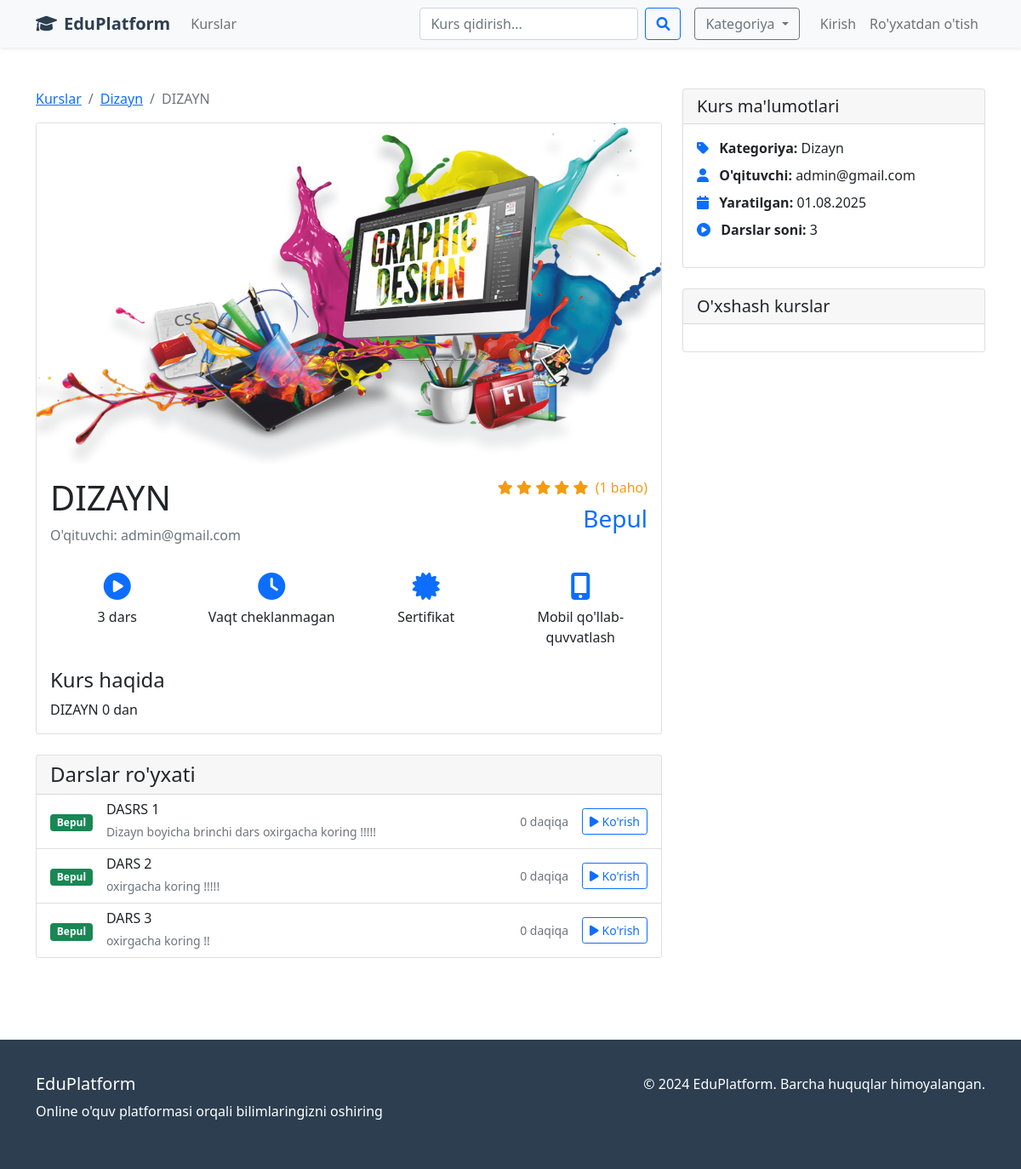
Screenshot of /course/9/ with the database file from the repository.
### courses/models.py (models this page shows, shortened)
class Course(models.Model):
    title = models.CharField(max_length=200, verbose_name="Kurs nomi")
    slug = models.SlugField(max_length=200, unique=True, blank=True, verbose_name="Slug")
    description = models.TextField(verbose_name="Kurs tavsifi")
    category = models.ForeignKey(Category, on_delete=models.CASCADE, verbose_name="Kategoriya")
    instructor = models.ForeignKey(User, on_delete=models.CASCADE, verbose_name="O'qituvchi")
    price = models.DecimalField(max_digits=10, decimal_places=2, verbose_name="Narxi")
    image = models.ImageField(upload_to='course_images/', blank=True, null=True, verbose_name="Rasm")
    created_at = models.DateTimeField(auto_now_add=True)
    updated_at = models.DateTimeField(auto_now=True)
    is_active = models.BooleanField(default=True, verbose_name="Faol")
    class Meta:
        verbose_name = "Kurs"
        verbose_name_plural = "Kurslar"
    @property
    def average_rating(self):
        ratings = self.rating_set.all()
        if ratings:
            return sum(r.rating for r in ratings) / len(ratings)
        return 0
    @property
    def total_lessons(self):
        return self.lesson_set.count()

class Category(models.Model):
    name = models.CharField(max_length=100, verbose_name="Kategoriya nomi")
    description = models.TextField(blank=True, verbose_name="Tavsif")
    created_at = models.DateTimeField(auto_now_add=True)
    class Meta:
        verbose_name = "Kategoriya"
        verbose_name_plural = "Kategoriyalar"

class Lesson(models.Model):
    course = models.ForeignKey(Course, on_delete=models.CASCADE, verbose_name="Kurs")
    title = models.CharField(max_length=200, verbose_name="Dars nomi")
    description = models.TextField(verbose_name="Dars tavsifi")
    video_url = models.URLField(blank=True, null=True, verbose_name="Video URL")
    video_file = models.FileField(
        upload_to='lesson_videos/',
        blank=True,
        null=True,
        validators=[FileExtensionValidator(allowed_extensions=['mp4', 'mov', 'avi', 'mkv'])],
        verbose_name="Video fayl"
    )
    duration = models.IntegerField(help_text="Daqiqalarda", verbose_name="Davomiyligi")
    order = models.IntegerField(default=0, verbose_name="Tartib")
    is_free = models.BooleanField(default=False, verbose_name="Bepul")
    created_at = models.DateTimeField(auto_now_add=True)
    class Meta:
        verbose_name = "Dars"
        verbose_name_plural = "Darslar"
        ordering = ['order']

### courses/views.py (the view)
# urls.py: path('course/<int:course_id>/', views.course_detail, name='course_detail'),
def course_detail(request, course_id):
    course = get_object_or_404(Course, id=course_id, is_active=True)
    lessons = course.lesson_set.all()
    user_has_course = False
    if request.user.is_authenticated:
        user_has_course = UserCourse.objects.filter(user=request.user, course=course).exists()
    user_rating = None
    if request.user.is_authenticated:
        user_rating = Rating.objects.filter(user=request.user, course=course).first()
    if request.method == 'POST' and request.user.is_authenticated:
        form = RatingForm(request.POST)
        if form.is_valid():
            rating, created = Rating.objects.get_or_create(
                user=request.user,
                course=course,
                defaults={'rating': form.cleaned_data['rating'], 'comment': form.cleaned_data['comment']}
            )
            if not created:
                rating.rating = form.cleaned_data['rating']
                rating.comment = form.cleaned_data['comment']
                rating.save()
            messages.success(request, 'Bahoyingiz saqlandi!')
            return redirect('courses:course_detail', course_id=course.id)
    else:
        form = RatingForm(instance=user_rating)
    context = {
        'course': course,
        'lessons': lessons,
        'user_has_course': user_has_course,
        'form': form,
        'user_rating': user_rating,
    }
    return render(request, 'courses/course_detail.html', context)

### courses/forms.py
class RatingForm(forms.ModelForm):
    class Meta:
        model = Rating
        fields = ['rating', 'comment']
        widgets = {
            'rating': forms.Select(choices=[(i, i) for i in range(1, 6)]),
            'comment': forms.Textarea(attrs={'rows': 4, 'placeholder': 'Kurs haqida fikringizni yozing...'}),
        }
        labels = {
            'rating': 'Baho',
            'comment': 'Izoh',
        }

### templates/courses/course_detail.html (shortened to what this page needs)
{% extends 'base.html' %}
{% block content %}
<div class="container py-5">
    <div class="row">
        <div class="col-lg-8">
            <nav aria-label="breadcrumb">
                <ol class="breadcrumb">
                    <li class="breadcrumb-item"><a href="{% url 'courses:course_list' %}">Kurslar</a></li>
                    <li class="breadcrumb-item"><a href="{% url 'courses:course_list' %}?category={{ course.category.id }}">{{ course.category.name }}</a></li>
                    <li class="breadcrumb-item active">{{ course.title }}</li>
                </ol>
            </nav>
            <div class="card mb-4">
                {% if course.image %}
                <img src="{{ course.image.url }}" class="card-img-top" alt="{{ course.title }}" style="height: 400px; object-fit: cover;">
                {% endif %}
                <div class="card-body">
                    <div class="d-flex justify-content-between align-items-start mb-3">
                        <div>
                            <h1 class="card-title">{{ course.title }}</h1>
                            <p class="text-muted">O'qituvchi: {{ course.instructor.username }}</p>
                        </div>
                        <div class="text-end">
                            <div class="rating mb-2">
                                {% for i in "12345" %}
                                {% if forloop.counter <= course.average_rating %}
                                <i class="fas fa-star"></i>
                                {% else %}
                                <i class="far fa-star"></i>
                                {% endif %}
                                {% endfor %}
                                <span class="ms-1">({{ course.rating_set.count }} baho)</span>
                            </div>
                            <h3 class="text-primary">
                                {% if course.price == 0 %}
                                Bepul
                                {% else %}
                                {{ course.price }} so'm
                                {% endif %}
                            </h3>
                        </div>
                    </div>
                    <div class="row mb-4">
                        <div class="col-md-3">
                            <div class="text-center">
                                <i class="fas fa-play-circle fa-2x text-primary mb-2"></i>
                                <p class="mb-0">{{ course.total_lessons }} dars</p>
                            </div>
                        </div>
                        <div class="col-md-3">
                            <div class="text-center">
                                <i class="fas fa-clock fa-2x text-primary mb-2"></i>
                                <p class="mb-0">Vaqt cheklanmagan</p>
                            </div>
                        </div>
                        <div class="col-md-3">
                            <div class="text-center">
                                <i class="fas fa-certificate fa-2x text-primary mb-2"></i>
                                <p class="mb-0">Sertifikat</p>
                            </div>
                        </div>
                        <div class="col-md-3">
                            <div class="text-center">
                                <i class="fas fa-mobile-alt fa-2x text-primary mb-2"></i>
                                <p class="mb-0">Mobil qo'llab-quvvatlash</p>
                            </div>
                        </div>
                    </div>
                    <h4>Kurs haqida</h4>
                    <p class="card-text">{{ course.description }}</p>
                </div>
            </div>
            <div class="card">
                <div class="card-header">
                    <h4 class="mb-0">Darslar ro'yxati</h4>
                </div>
                <div class="list-group list-group-flush">
                    {% for lesson in lessons %}
                    <div class="list-group-item d-flex justify-content-between align-items-center">
                        <div class="d-flex align-items-center">
                            <div class="me-3">
                                {% if lesson.is_free %}
                                <span class="badge bg-success">Bepul</span>
                                {% else %}
                                <span class="badge bg-warning">Pulli</span>
                                {% endif %}
                            </div>
                            <div>
                                <h6 class="mb-1">{{ lesson.title }}</h6>
                                <small class="text-muted">{{ lesson.description|truncatewords:10 }}</small>
                            </div>
                        </div>
                        <div class="d-flex align-items-center">
                            <small class="text-muted me-3">{{ lesson.duration }} daqiqa</small>
                            {% if lesson.is_free or user_has_course %}
                            <a href="{% url 'courses:lesson_detail' course.id lesson.id %}" class="btn btn-sm btn-outline-primary">
                                <i class="fas fa-play me-1"></i>Ko'rish
                            </a>
                            {% else %}
                            <button class="btn btn-sm btn-outline-secondary" disabled>
                                <i class="fas fa-lock me-1"></i>Bloklangan
                            </button>
                            {% endif %}
                        </div>
                    </div>
                    {% empty %}
                    <div class="list-group-item text-center text-muted">
                        <i class="fas fa-info-circle me-2"></i>Darslar hali qo'shilmagan
                    </div>
                    {% endfor %}
                </div>
            </div>
        </div>
        <div class="col-lg-4">
            <div class="card mb-4">
                <div class="card-header">
                    <h5 class="mb-0">Kurs ma'lumotlari</h5>
                </div>
                <div class="card-body">
                    <ul class="list-unstyled">
                        <li class="mb-2">
                            <i class="fas fa-tag me-2 text-primary"></i>
                            <strong>Kategoriya:</strong> {{ course.category.name }}
                        </li>
                        <li class="mb-2">
                            <i class="fas fa-user me-2 text-primary"></i>
                            <strong>O'qituvchi:</strong> {{ course.instructor.username }}
                        </li>
                        <li class="mb-2">
                            <i class="fas fa-calendar me-2 text-primary"></i>
                            <strong>Yaratilgan:</strong> {{ course.created_at|date:"d.m.Y" }}
                        </li>
                        <li class="mb-2">
                            <i class="fas fa-play-circle me-2 text-primary"></i>
                            <strong>Darslar soni:</strong> {{ course.total_lessons }}
                        </li>
                    </ul>
                </div>
            </div>
            <div class="card">
                <div class="card-header">
                    <h5 class="mb-0">O'xshash kurslar</h5>
                </div>
                <div class="card-body">
                </div>
            </div>
        </div>
    </div>
</div>
{% endblock %}

### templates/base.html (style rules this page uses)
.rating { color: #f39c12; }

### rows the page displays
Course: category.name "Dizayn", title "DIZAYN", image (picture), instructor.username "admin@gmail.com", rating_set.count "1", total_lessons "3", description "DIZAYN 0 dan", created_at "01.08.2025"
Lesson: is_free "Bepul", title "DASRS 1", description "Dizayn boyicha brinchi dars oxirgacha koring !!!!!", duration "0"
Lesson: is_free "Bepul", title "DARS 2", description "oxirgacha koring !!!!!", duration "0"
Lesson: is_free "Bepul", title "DARS 3", description "oxirgacha koring !!", duration "0"
